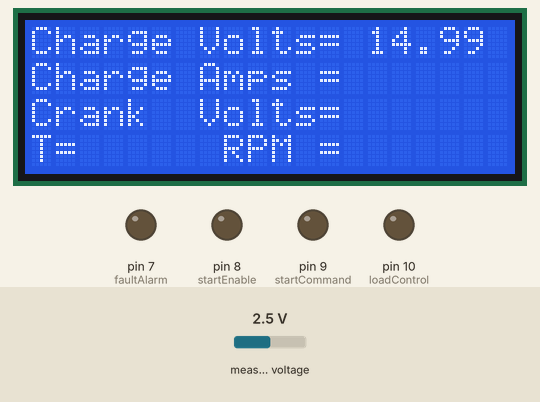
A sketch run on a simulated Arduino Uno, built with avr-gcc and run on an emulated ATmega328P. Shown: 20×4 character LCD, output pins drawn as LEDs (lit = HIGH). The test bench sets the inputs (shaded band); at power-on: measured voltage 2.5 V. What the sketch prints to the serial monitor is not drawn.

Above: at 3.3 s.
3.4 s: measured voltage set to 0.1 V
At 5.2 s:
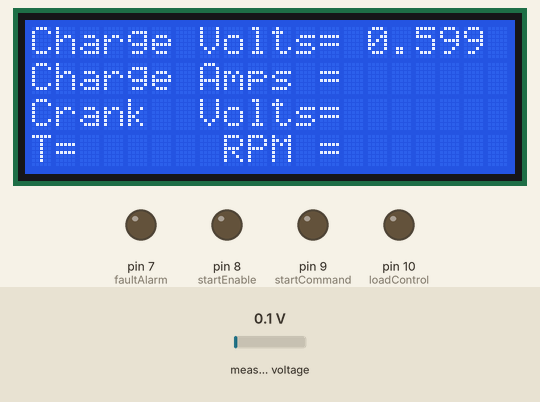
5.8 s: measured voltage set to 1.2 V
At 7.6 s:
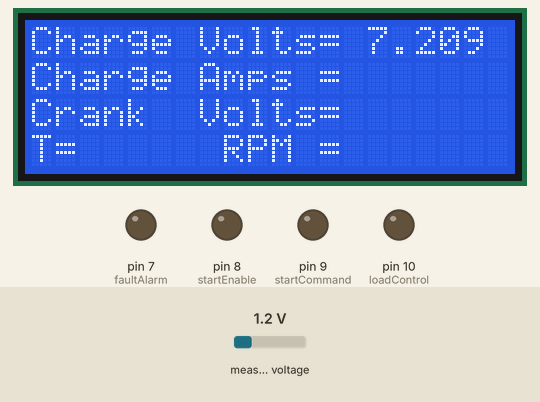
7.9 s: measured voltage set to 3.8 V
At 9.2 s:
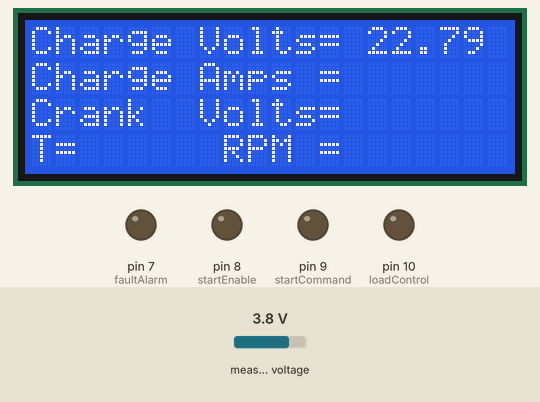
Timing chart, 0 to 10.9 s (numbered marks = the images above; inputs shaded):
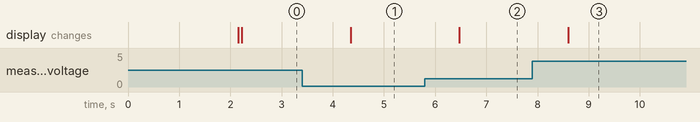

Measured:
- after the input at 3.4 s, the display: changes after 0.95 s (image 1)
- after the input at 5.8 s, the display: changes after 0.67 s (image 2)
- after the input at 7.9 s, the display: changes after 0.70 s (image 3)

The sketch:

APS_0_1_3_FunctionTest.ino
```cpp
/*
  Autonomous Power Solutions Rev 0.1.3.2
  Generator Powered Battery Charger


   Rev 0.1.3.2 is designed to run on the S/W development prototype PCA
   and will need minor updates before controlling an actual unit

   Port Assignments

   A0 =
   A1 =
   A2 =
   A3 = Cranking Battery Voltage 0V to 15V range          crankPin
   A4 = I2C Data
   A5 = I2C Clock

   I2C A0 System Ambient Temperature                      AIN0
   I2C A1 System Battery Temperature                      AIN1
   I2C A2 System Charging Current 0A to 100A              AIN2
   I2C A3 System Charging Voltage 0V to 30V range         AIN3

   D0 = Input Oil Level Switch from engine                oilAlarm
   D1 = Input Start Switch Momentary Contact              engineStart
   D2 = Input Auto/Manual Toggle Switch Manual Position   manMode
   D3 = Input Auto/Manual Toggle Switch Auto Position     autoMode
   D4 = Output Auxilary Load Control                      auxControl
   D5 = Input Tachometer input                            engineSpeed
   D6 = Output Fan On/Off                                 fanControl
   D7 = Output Engine Start Relay                         startCommand
   D8 = Output Alternator Load Contactor                  loadControl
   D9 = Output Fault alarm                                faultAlarm
   D10 = Output Start Enable Relay                        startEnable
   D11 = Manual Runtime Switch BCD1                       q1
   D12 = Manual Runtime Switch BCD2                       q2
   D13 = Manual Runtime Switch BCD4                       q4
 */

/*-------------------------------------------------------------
*                        INCLUDES
*-------------------------------------------------------------*/

 #include <Wire.h>
 #include <Adafruit_ADS1015.h>
 #include <Adafruit_LiquidCrystal.h>
 Adafruit_LiquidCrystal lcd(0); // Default address #0 A0-A2 not jumpered
 Adafruit_ADS1015 ads1015;

 /*----------------------------------------------------------
 *                      Define Global Variables
 *----------------------------------------------------------- */

 //VARIABLES THAT DO NOT CHANGE
 const int debounceDelay = 10;  // number of mS delay used in debounce function
 const int oilAlarm = 0;
 const int engineStart = 1;
 const int manual = 2;
 const int automatic = 3;
 const int auxControl = 4;
 const int engineSpeed = 5;
 const int fanControl = 6;
 const int faultAlarm = 7;
 const int startEnable = 8;
 const int startCommand = 9;
 const int loadControl = 10;
 const int q1 = 11;
 const int q2 = 12;
 const int q4 = 13;
 const int crankPin = A3;
 const int thermistorNominal=10000;
 const int temperatureNominal=25;
 const int bCoefficient=3950;
 const int seriesResistor=10000;//nominal value,may be measured for better accuracy

 //VARIABLES THAT CHANGE
 float sensorValue = 0.0;
 float battVolt = 0.0;          //main system battery bank voltage
 byte  battCurrent = 0;         //main system battery bank charge current
 float crankVolts = 0.0;        //engine crank battery voltage
 float battTemperature = 0.0;   //main system battery temperature
 float ambTemperature = 0.0;    //main system battery enclosure temperature
 float steinhart = 0.0;
 float average=0.0;             //WHY IS THIS A FLOAT?
 int runTime = 0;               //manual mode run time
 int bcdTotal=0;
 int engineRPM=0;               //engine tachometer 0 to 3600 RPM
 volatile int mode=3;           //Used in BCD run time selection can this be data type "byte"?
 volatile int total=0;          //set to OFF state for power up can this be data type "byte"?

 // End of Variables Definition -------------------------


 /* ----------------------------------------------------------
                      Function Definitions
    ---------------------------------------------------------- */


 //READSENSOR FUNCTION USED IN CRANK BATTERY VOLTAGE MEASUREMENT
  float readSensor(int sensorPin) {
   // float sensorValue = 0.0; // already declared as a global variable
   sensorValue = 0.0;  // initialize to 0.0
   for (int i=0; i<5; i++) {
     sensorValue = sensorValue + analogRead(sensorPin);
     delay(10);
   }
     crankVolts = ((sensorValue/5)*0.00488*3); //5V full scale / 1024 bits = 0.00488 v/bit
     return crankVolts;
 }

 //SYSTEM BATTERY VOLTAGE MEASUREMENT FUNCTION
  float readBattVolt() {
   //float battVolt=0.0; // already declared as a global vaiable - can this be local?
   battVolt = 0.0; // initialize to 0.0
   // float readVoltage = 0.0; // unnecessary variable
    for (int i=0; i<5; i++) {
    // readVoltage = readVoltage + ads1015.readADC_SingleEnded(3);
    battVolt = battVolt + ads1015.readADC_SingleEnded(3);
    delay(10);
   }
  battVolt = ((battVolt/5*6)*0.003); //Average of 5 samples scaled to 30V full scale
  Serial.println(battVolt);
  return battVolt;
}


 /*
  *  ----------------------------------------------------------
  *                            SETUP
  * ----------------------------------------------------------
  */

  void setup() {
    analogReference(DEFAULT);          //THIS WILL CHANGE TO EXT REF IN H/W DESIGN
    Serial.begin(9600);                //THIS CAN BE REMOVED AFTER TESTING
    ads1015.begin();                   // Create instance of ADS1015 at default address
    // set up lcd and and send welcome message
    lcd.begin(20,4);                   // set up the LCD's number of rows and columns:
    lcd.setCursor(2,0);                // Print opening message to the LCD.
    lcd.print("Autonomous Power");
    lcd.setCursor(7,1);
    lcd.print("Systems");
    lcd.setCursor(5,3);
    lcd.print("F/W Ver 0.1.3.2");
    delay (2000);                      // CHANGE TO CODE THAT DOES NOT USE A DELAY() FUNCTION
    lcd.clear();
    lcd.setCursor(0,0);
    lcd.print("Charge Volts=  ");
    lcd.setCursor(0,1);
    lcd.print("Charge Amps = ");
    lcd.setCursor(0,2);
    lcd.print("Crank  Volts= ");
    lcd.setCursor(0,3);
    lcd.print("T= ");
    lcd.setCursor(8,3);
    lcd.print("RPM = ");

    // set up digital I/O
    pinMode(manual,INPUT);             //set up Auto/Manual select switch
    digitalWrite(manual,HIGH);         //internal pull up on
    pinMode(automatic,INPUT);          //set up Auto/Manual select switch
    digitalWrite(automatic,HIGH);      //internal pull up on
    pinMode(engineSpeed,INPUT);        //set up tachometer input
    pinMode(engineStart,INPUT);        //set up engine mom start switch
    digitalWrite(engineStart,HIGH);    //internal pull up on
    pinMode(faultAlarm,OUTPUT);        //set up Fault Alarm output
    digitalWrite(faultAlarm,LOW);      //turn off
    pinMode(startEnable,OUTPUT);       //set up Start Enable output
    digitalWrite(startEnable,LOW);     //turn off
    pinMode(startCommand,OUTPUT);      //set up Start Relay output
    digitalWrite(startCommand,LOW);    //turn off
    pinMode(loadControl,OUTPUT);       //set up Load Contactor output
    digitalWrite(loadControl,LOW);     //turn off
    pinMode(q1,INPUT);                 //set up BCD runtime select switch
    digitalWrite(q1,HIGH);             //internal pull up on
    pinMode(q2,INPUT);                 //set up BCD runtime select switch
    digitalWrite(q2,HIGH);             //internal pull up on
    pinMode(q4,INPUT);                 //set up BCD runtime select switch
    digitalWrite(q4,HIGH);             //internal pull up on

  }
 //End of setup loop ------------------------------------------------

 void loop() {
   battVolt = readBattVolt();
   Serial.println(battVolt);
   lcd.setCursor(14,0);
   lcd.print(battVolt);
   delay(1000);
 }
```
